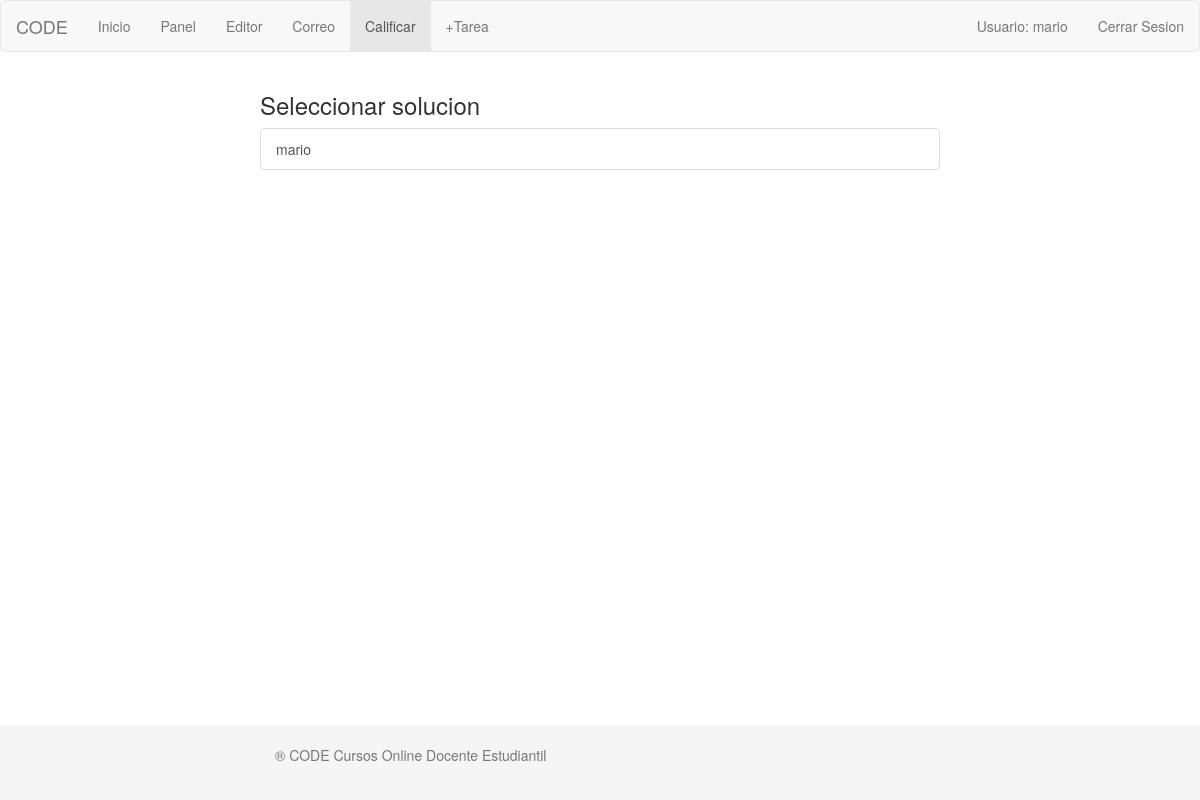
The page /soluciones.php?id=11 (signed in) on the database as committed earlier.
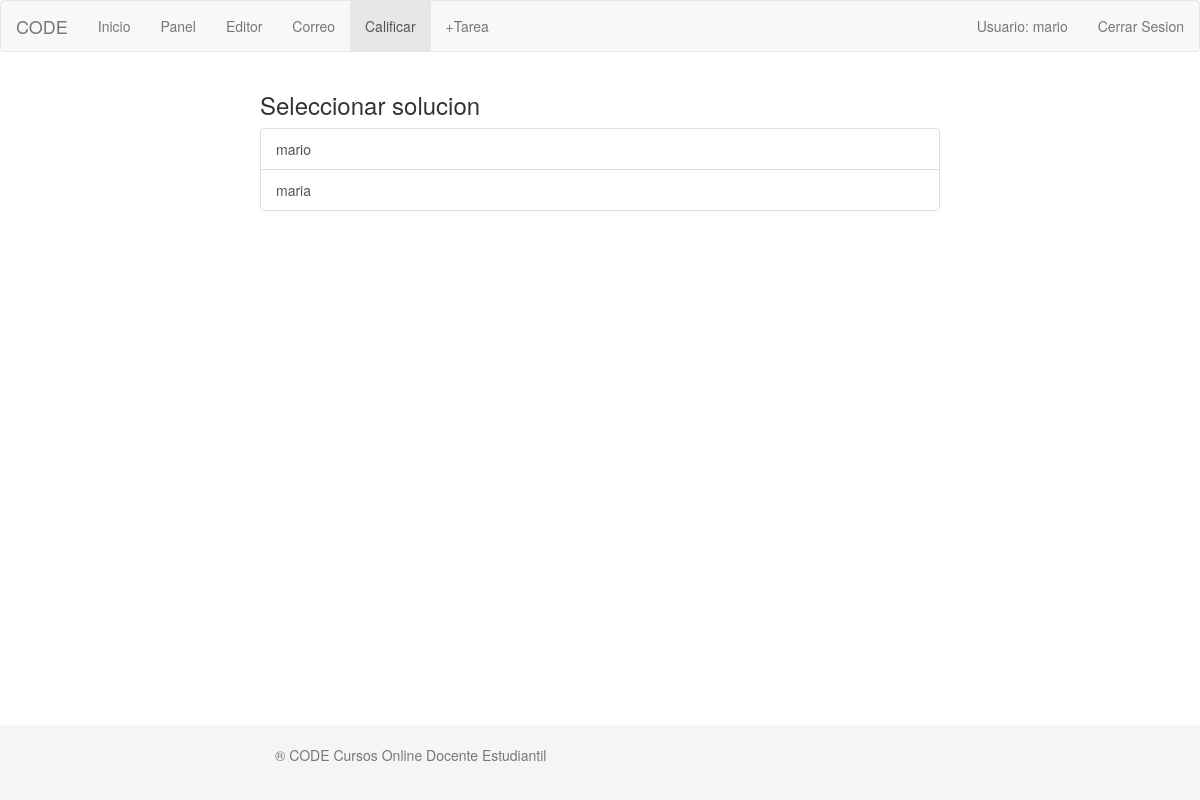
The same page on the database as committed later.
### tables this page shows
CREATE TABLE IF NOT EXISTS `calificacion` (
  `id` int(11) NOT NULL,
  `id_usuario` varchar(255) NOT NULL,
  `nota` varchar(255) DEFAULT NULL,
  `id_ejercicio` varchar(255) DEFAULT NULL,
  `id_solucion` varchar(255) DEFAULT NULL
);

CREATE TABLE IF NOT EXISTS `usuario` (
  `id` int(11) NOT NULL,
  `nombre` varchar(255) NOT NULL,
  `apellido` varchar(255) DEFAULT NULL,
  `ci` varchar(255) NOT NULL,
  `rol` int(255) DEFAULT NULL
);

### modelo/Calificacion.php (called while the page is built, shortened)
<?php
require 'BDConeccion.php';
class Calificacion
{
 	public function listarCalificaciones($idTarea) {
 		$this->coneccion = new BDConeccion();
 		$this->coneccion->conectar();
 		$resultado = $this->coneccion->consulta("select c.id as id, u.nombre as nombre, c.id_solucion as id_solucion from calificacion as c, usuario as u where c.id_ejercicio = ".$idTarea.' AND c.id_usuario = u.id and nota = "-1"');
 		return $resultado;
 	}
}

### modelo/BDConeccion.php (called while the page is built, shortened)
<?php
class BDConeccion {
   private $conexion;
   public function conectar()
   {
      if(!isset($this->conexion))
      {
        $this->conexion = (mysql_connect("localhost","root","root")) or die(mysql_error());
      }
   }
     public function consulta($sql)
     {
        $resultado = mysql_query($sql,$this->conexion);
        return $resultado;
    }
}

### soluciones.php (the view, shortened to what this page needs)
<?php
if(isset($_SESSION['user'])){
$usuario = $_SESSION['user'];
}
else{
echo '<script>alert("Necesita iniciar sesion para acceder a esta pagina.");</script>';
echo '<script>window.location="index.php";</script>';
}
if(isset($_GET["id"])) {
        $id = $_GET["id"];
 }
?>
<!DOCTYPE html>
<html lang="">
	<head>
		<link rel="stylesheet" href="css/bootstrap.min.css">
		<link rel="stylesheet" type="text/css" href="css/styles.css?update=12102006">
	</head>
	<body>
		<nav role="navigation" class="navbar navbar-default">
			<div class="navbar-header">
				<a href="#" class="navbar-brand">CODE</a>
			</div>
			<div id="navbarCollapse" class="collapse navbar-collapse">
				<ul class="nav navbar-nav">
					<li><a href="index.php">Inicio</a></li>
					<li ><a href="docente.php">Panel</a></li>
					<li ><a href="editor.php">Editor</a></li>
					<li ><a href="correo.php">Correo</a></li>
					<li class="active"><a href="calificar.php">Calificar</a></li>
					<li ><a href="plusTarea.php">+Tarea</a></li>
				</ul>
				<ul class="nav navbar-nav navbar-right">
					<li><a  data-toggle="collapse" data-target="#collap_user" href="#">Usuario:
					<?php echo ''.$usuario.''?></a></li>
					<li><a href="cerrarSesion.php">Cerrar Sesion</a></li>
				</ul>
			</div>
		</nav>
		<div class="container">
			<div class="row">
				<h3>Seleccionar solucion</h3>
				<div class="list-group">
				  <?php
	                    require 'modelo/Calificacion.php';
	                    $calificacion = new Calificacion();
	                    $soluciones = $calificacion->listarCalificaciones($id);
	                ?>
	                <?php
	                    while ( $tarea = mysql_fetch_array($soluciones)) {
	                          echo "<a href='insertar_nota.php?id=".$tarea['id_solucion']."&id_tarea=".$id."&id_cal=".$tarea['id']."' class='list-group-item'> ". $tarea['nombre']."</a>";
	                    }
	                ?>
				</div>
			</div>
		</div>
		<footer class="footer">
			<div class="container">
				<p class="text-muted">® CODE Cursos Online Docente Estudiantil</p>
			</div>
		</footer>
	</body>
</html>

Rows that differ between the two databases and show on the page:
added calificacion: usuario.nombre "maria"
